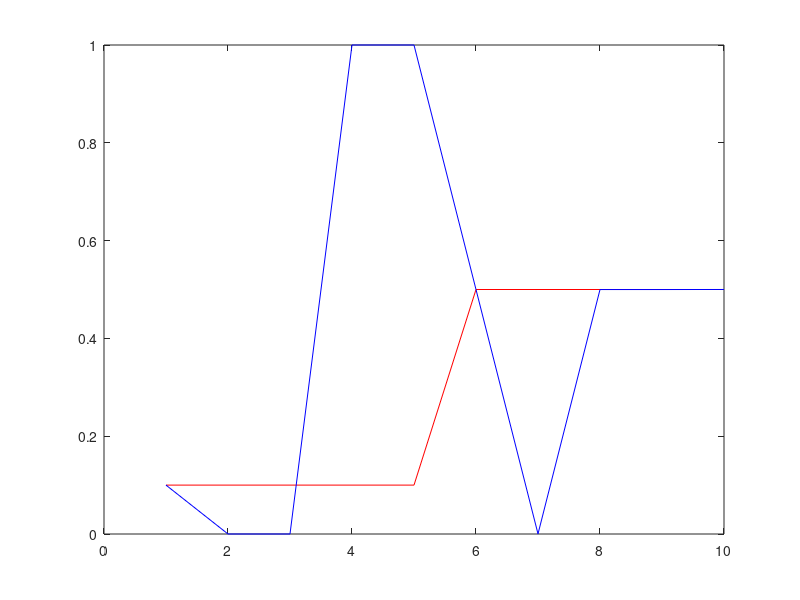
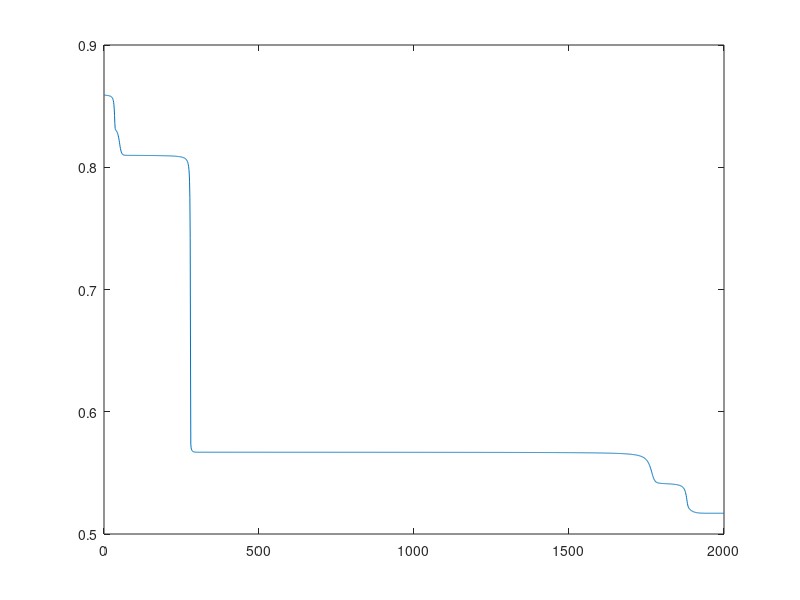
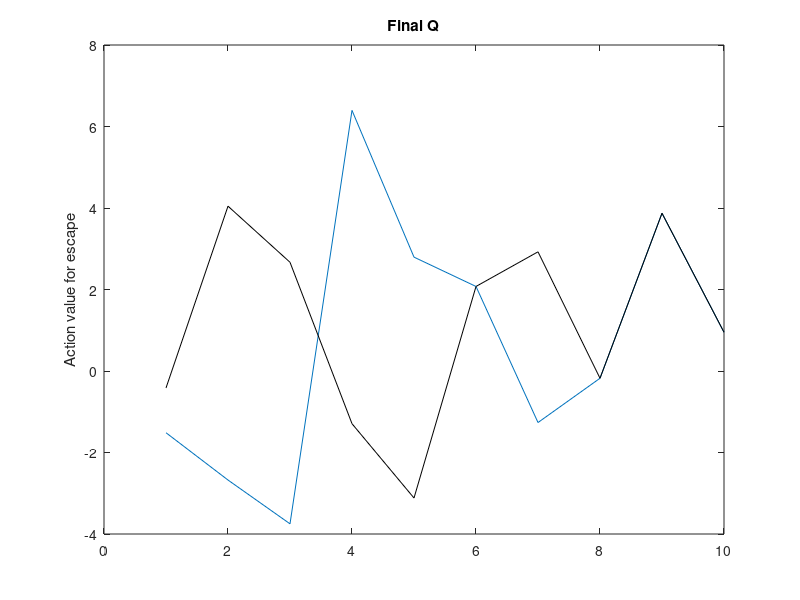

Write MATLAB code to recreate these figures, in order.
%IRL Neu and Szepesvari
%Discrete with RPROP

clc

clear Ns Na P D pid_as Q theta phi mu 
Ns = 10;
Na = 2;
D = 10; %size of expansion
beta = 2;
Nepochs = 2000;

%Target function

%initialize demonstrators policy 
%For two action case : index 1 is stay, 2 is leave
pid_as = nan(Na,Ns);
pid_as(1,:) = [0.9*ones(1,Ns/2),0.5*ones(1,Ns/2)];
pid_as(2,:) = 1 - pid_as(1,:);

%probability of a stimulus
mu = nan(1,Ns);
mu = [(0.75*2/Ns)*ones(1,Ns/2),(0.25*2/Ns)*ones(1,Ns/2)];

%choosing random basis for ( Ns x Na, D) representation
phi = randn(Na,Ns,D);
theta = randn(D,1); %parameters to optimize 
alpha = rand(D,1);
minal = 0.001;
maxal = 0.8; etaplus = 1.5; etaneg = 0.5;
prevalpha = alpha;

%posterior for every action and stimulus 
Q = zeros(Na,Ns);
P = zeros(Na,Ns);

cost = nan(1,Nepochs);
GRAD = nan(D,Nepochs);

for ii = 1:Nepochs
    
    for jj = 1:Ns
        x = reshape(phi(:,jj,:),Na,D);
        Q(:,jj) = theta'*x';
        
        P(:,jj) = exp(beta*Q(:,jj))/sum(exp(beta*Q(:,jj)));
    end
    
    %gradient
    cost(ii) = sum(sum(repmat(mu,Na,1).*( (P - pid_as).^2 )));
    grad = zeros(D,1);
    for kk = 1:D        
        for jj = 1:Na
            
            for ll = 1:Ns
                xk =  reshape(phi(jj,ll,kk),1,1);
                grad(kk)  = grad(kk) + mu(ll)*(P(jj,ll) - pid_as(jj,ll)) *P(jj,ll) *beta* ...
                    ( xk - sum(P(:,ll).*reshape(phi(:,ll,kk),Na,1)) );
            end
            
        end  
    end
    
    %rprop
    if ii>1
        g = GRAD(:,ii-1).*grad;
        pos = g > 0; neg = g < 0; eq = g == 0;
        alpha(pos) = etaplus*prevalpha(pos);
        alpha(neg) = etaneg*prevalpha(neg);
        alpha(eq) = prevalpha(eq);
        alpha(alpha > maxal) = maxal;
        alpha(alpha < minal) = minal;
        prevalpha = alpha;
    end
    
    %update weights
    theta = theta - alpha.*grad;
    GRAD(:,ii) = grad;
    
end

for jj = 1:Ns
    Q(:,jj) = theta'*reshape(phi(:,jj,:),Na,D)';
    
    P(:,jj) = exp(beta*Q(:,jj))/sum(exp(beta*Q(:,jj)));
end
figure(1111);plot(pid_as(2,:),'r'); hold on; plot(P(2,:),'b');
figure(1112);plot(cost)
figure(1113);plot(Q(2,:));
hold on;plot(Q(1,:),'k'); title 'Final Q'; ylabel 'Action value for escape';